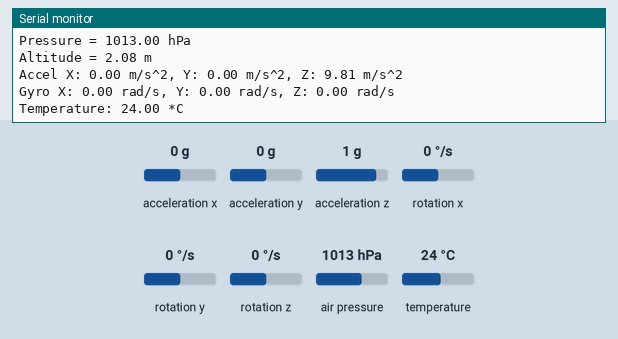
This sketch was run on a simulated ESP32. On the bench: the last lines printed to the serial monitor. Inputs (shaded band) come from the test bench; at power-on: acceleration x 0 g, acceleration y 0 g, acceleration z 1 g, rotation x 0 °/s, rotation y 0 °/s, rotation z 0 °/s, air pressure 1013 hPa, temperature 24 °C.

Above: at 6.2 s.
6.3 s: acceleration x set to -1.4 g
At 7.6 s:
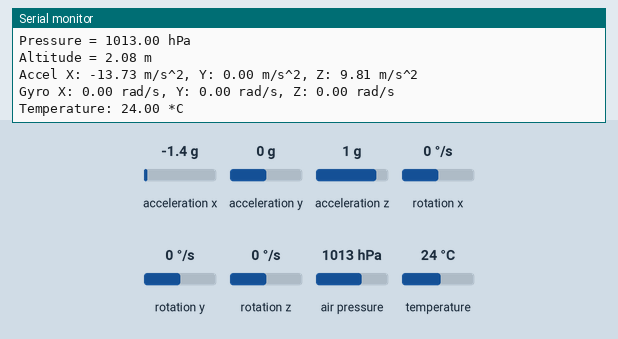
7.8 s: acceleration y set to -1.4 g
At 8.5 s:
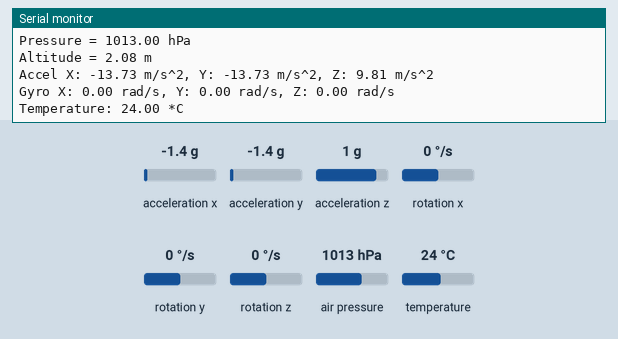
9.3 s: acceleration z set to -1.4 g
At 10.6 s:
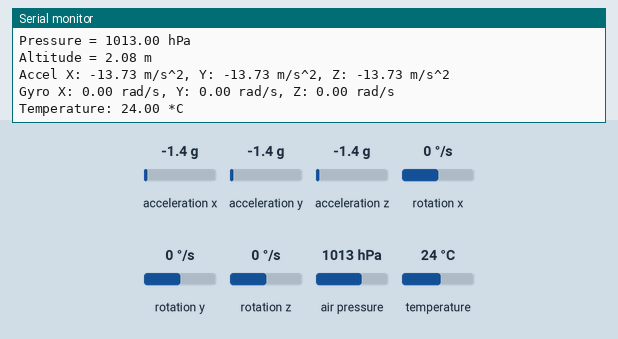
10.8 s: rotation x set to -192 °/s
At 11.9 s:
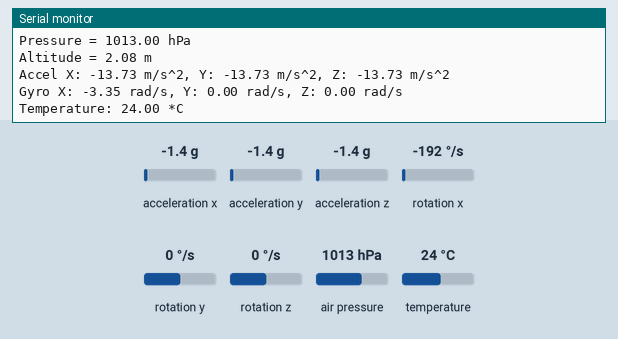
12.3 s: rotation y set to -192 °/s
At 13.9 s:
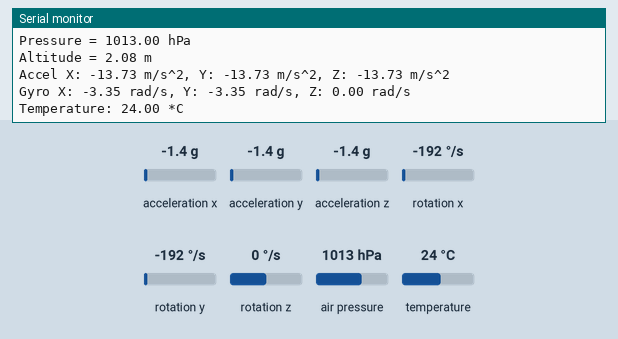

The sketch:

BMPMPU_ObjLib_I2C.ino
```cpp
#include <Wire.h>
#include <Adafruit_Sensor.h>
#include <Adafruit_BMP280.h>
#include <Adafruit_MPU6050.h>

// Create objects for the sensors
Adafruit_BMP280 bmp;      // I2C interface for BMP280
Adafruit_MPU6050 mpu;     // I2C interface for MPU6050

#define SDA 32
#define SCL 33

void setup() {
  Serial.begin(115200);
  delay(5000);
  Wire.begin(SDA, SCL);

  // Initialize BMP280 sensor
  if (!bmp.begin(0x76)) {  // Check for BMP280 at address 0x76 (default)
    Serial.println("Could not find a valid BMP280 sensor, check wiring!");
    while (1) delay(10);
  }

  // Initialize MPU6050 sensor
  if (!mpu.begin()) {  // Check for MPU6050 at default address 0x68
    Serial.println("Could not find a valid MPU6050 sensor, check wiring!");
    while (1) delay(10);
  }

  // BMP280 settings
  bmp.setSampling(Adafruit_BMP280::MODE_NORMAL,     // Normal mode
                  Adafruit_BMP280::SAMPLING_X2,     // Temp. oversampling x2
                  Adafruit_BMP280::SAMPLING_X16,    // Pressure oversampling x16
                  Adafruit_BMP280::FILTER_X16,      // Filtering x16
                  Adafruit_BMP280::STANDBY_MS_500); // Standby time 500 ms

  Serial.println("BMP280 and MPU6050 initialized!");
}

void loop() {
  // Read BMP280 data
  Serial.print("Temperature = ");
  Serial.print(bmp.readTemperature());
  Serial.println(" *C");

  Serial.print("Pressure = ");
  Serial.print(bmp.readPressure() / 100.0F);  // Pressure in hPa
  Serial.println(" hPa");

  Serial.print("Altitude = ");
  Serial.print(bmp.readAltitude(1013.25));  // Assuming sea-level pressure of 1013.25 hPa
  Serial.println(" m");

  // Read MPU6050 data
  sensors_event_t accel, gyro, temp;
  mpu.getEvent(&accel, &gyro, &temp);

  Serial.print("Accel X: ");
  Serial.print(accel.acceleration.x);
  Serial.print(" m/s^2, Y: ");
  Serial.print(accel.acceleration.y);
  Serial.print(" m/s^2, Z: ");
  Serial.print(accel.acceleration.z);
  Serial.println(" m/s^2");

  Serial.print("Gyro X: ");
  Serial.print(gyro.gyro.x);
  Serial.print(" rad/s, Y: ");
  Serial.print(gyro.gyro.y);
  Serial.print(" rad/s, Z: ");
  Serial.print(gyro.gyro.z);
  Serial.println(" rad/s");

  Serial.print("Temperature: ");
  Serial.print(temp.temperature);
  Serial.println(" *C");

  Serial.println();
  delay(1000);  // Delay between readings
}
```

Measured:
- after the input at 6.3 s, the serial monitor: prints a new line after 0.73 s (image 1)
- after the input at 7.8 s, the serial monitor: prints a new line after 0.24 s (image 2)
- after the input at 9.3 s, the serial monitor: prints a new line after 0.77 s (image 3)
- after the input at 10.8 s, the serial monitor: prints a new line after 0.28 s (image 4)
- after the input at 12.3 s, the serial monitor: prints a new line after 0.80 s (image 5)
